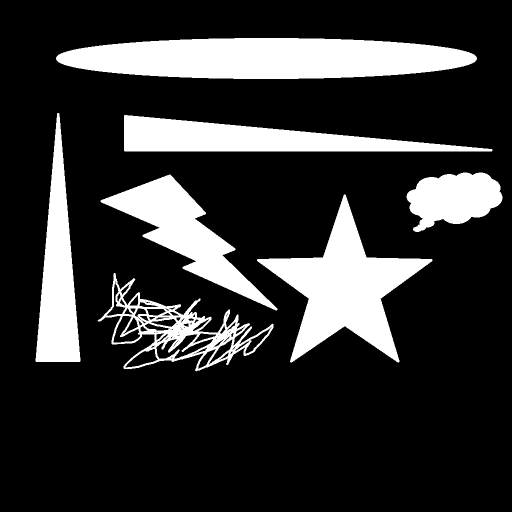
//> input picture Labeling2.png, 1024 x 1024 px (shown at 1/2 size)
$ ./Source   (built with g++ and OpenCV 4)
//> lines starting //> are read from the running program, lines starting //| are printed output that depends on the picture; after the words box and inside, x2 and y2 are one past the last pixel; in counts of white or black regions, pixels touching at a corner belong together
### c++/disjointSet.h
#pragma once
#include <vector>
using std::vector;
struct DisjointSet {
    vector<int> parent;
    DisjointSet(int maxSize) {
        parent.resize(maxSize);
        for (int i = 0; i < maxSize; i++) {
            parent[i] = i;
        }
    }

    int find_set(int v) {
        if (v == parent[v])
            return v;
        return parent[v] = find_set(parent[v]); // with path compression.
    }

    void union_set(int a, int b) {
        a = find_set(a);
        b = find_set(b);
        if (a != b) { // their parents are different.
            if (a > b) // let label always be the small one.
                std::swap(a, b);
            parent[b] = a;
        }
    }
};

### c++/Source.cpp
#include <iostream>
#include <vector>
#include <opencv2/core/core.hpp>
#include <opencv2/highgui/highgui.hpp>
#include <opencv2/opencv.hpp>
#include "disjointSet.h"
#include <time.h>
using namespace std;
using namespace cv;

#define Vb 0
#define c1 v[i][j-1]
#define c2 v[i-1][j-1]
#define c3 v[i-1][j]
#define c4 v[i-1][j+1]

void fastLabel(Mat& src);
void resolve(int,int);
struct DisjointSet djs(500); // every label's parent is itself.


int main()
{
	Mat image;
	image = imread("C:/Users/jieho/Documents/coding/papers/fast-labeling/Labeling2.png",0);
//> image: 1024 rows x 1024 cols, CV_8UC1; 19.8% white; 7 white regions, largest, box (x1, y1, x2, y2) and area: (112, 76, 954, 158) 54877, (514, 389, 865, 725) 41969, (248, 230, 985, 303) 28711
	if (image.data == nullptr)
	{
		cerr << "Open Failed!!!" << endl;
	}

	else
	{
		namedWindow("img", WINDOW_AUTOSIZE);
		imshow("img", image);
		fastLabel(image);
	}

	return 0;
}

void fastLabel(Mat& src)
{
	double START, END;
	START = clock();
	// first scan
	vector <vector<int>> v;
	v.resize(src.rows);
	for (int i = 0; i < src.rows; i++)
	{
		v[i].resize(src.cols);
	}
	Mat bin_src;
	threshold(src, bin_src, 100, 255, THRESH_BINARY); // binary threshold
	Mat dst_label(bin_src.size(), 0);
	int label = 1;
	for (int i = 0; i < dst_label.rows; i++) // first scan
	{
		for (int j = 0; j < dst_label.cols; j++)
		{
			if (bin_src.at<uchar>(i, j) == Vb) // if the pixel is background, then we give label 0;
			{
				v[i][j] = 0;
			}
			else if (i >= 1 && c3 != Vb) // c3 != background
			{
				v[i][j] = djs.find_set(c3);
			}
			else if (j >= 1 && c1 != Vb) // c1 != background
			{
				v[i][j] = djs.find_set(c1);
				if (i>=1 && j+1 <= dst_label.cols-1 && c4 != Vb) // c4 != background
				{
					resolve(c4, c1);
				}
			}
			else if (i >= 1 && j >= 1 && c2 != Vb) // c2 != background
			{
				v[i][j] = djs.find_set(c2);// djs.find_set(c2);
				if (j+1 <= dst_label.cols-1 && c4 != Vb) // c4 != background
				{
					resolve(c2, c4); // resolve c2,c4
				}
			}
			else if (i >= 1 && j+1 <= dst_label.cols-1 && c4)
			{
				v[i][j] = djs.find_set(c4);
			}
			else
			{
				v[i][j] = label;
				label = label + 1;
			}
		}
	}
//> after the loop, label = 412
#if 0
	namedWindow("first scan", WINDOW_AUTOSIZE);
	cv::imshow("first scan", dst_label);
#endif
	for (int i = 0; i < 1024; i++)
	{
		for (int j = 0; j < 1024; j++)
		{
			if (bin_src.at<uchar>(i, j) != Vb)
			{
				v[i][j] = djs.find_set(v[i][j]);
				if (v[i][j] == 1) { v[i][j] = 255; }
				dst_label.at<uchar>(i, j) = v[i][j];
			}
		}
	}
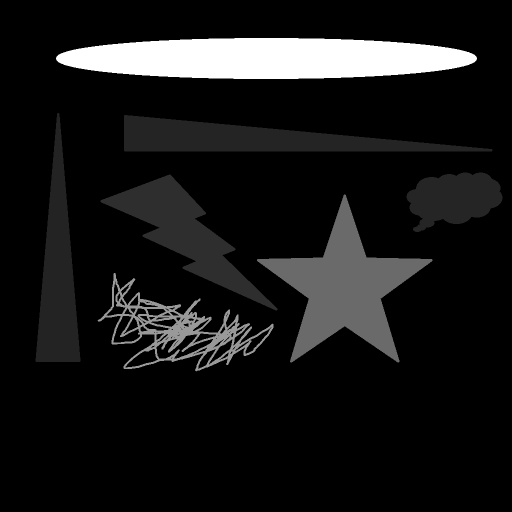
//> dst_label: 1024 rows x 1024 cols, CV_8UC1 (shown at 1/2 size); min 0, max 255, mean 23.4
	END = clock();
	cout << "fast-label elapsed time :" << (END - START) / CLOCKS_PER_SEC << endl;
	namedWindow("Second Scan", WINDOW_AUTOSIZE);
	cv::imshow("Second Scan", dst_label);
	waitKey(0);
}

void resolve(int a, int b) // combine them into the same label set.
{
	if (a == b) return;
	djs.union_set(a, b);
}
